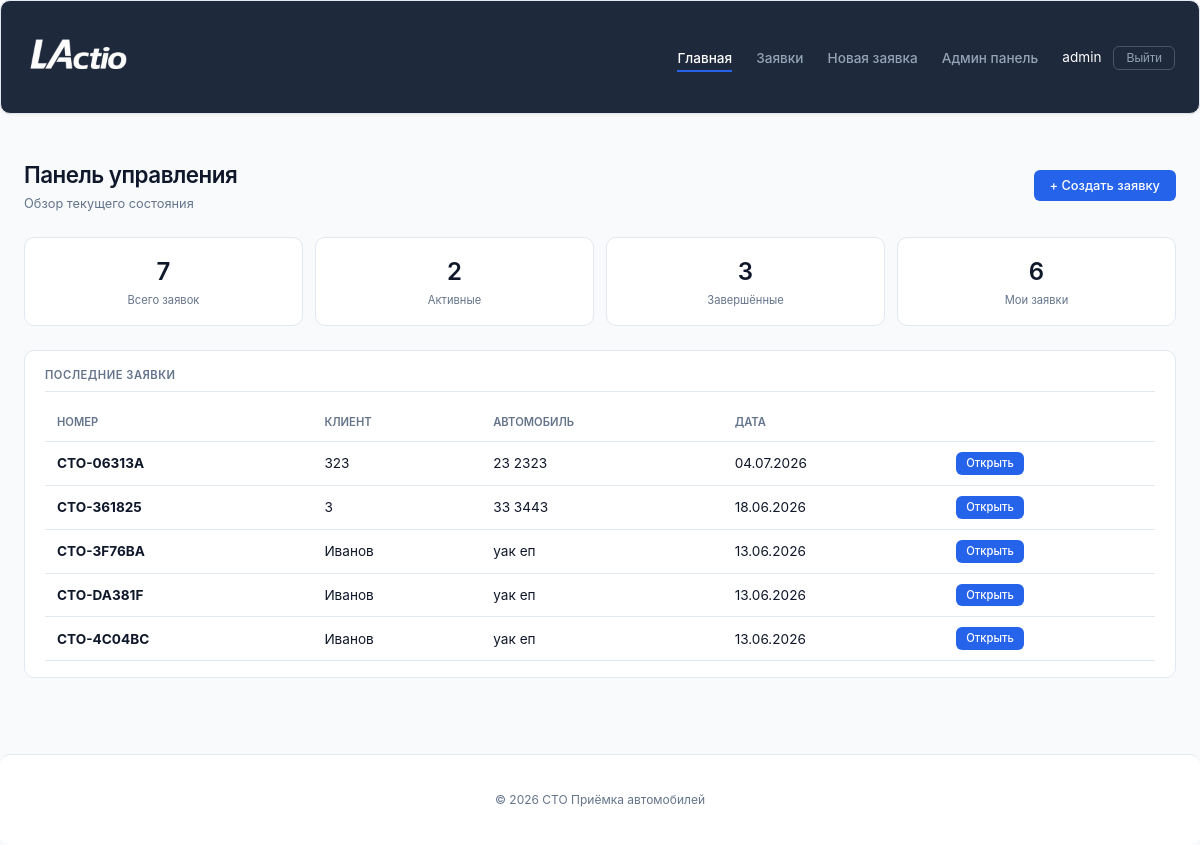
Page / (signed in) on the earlier database version.
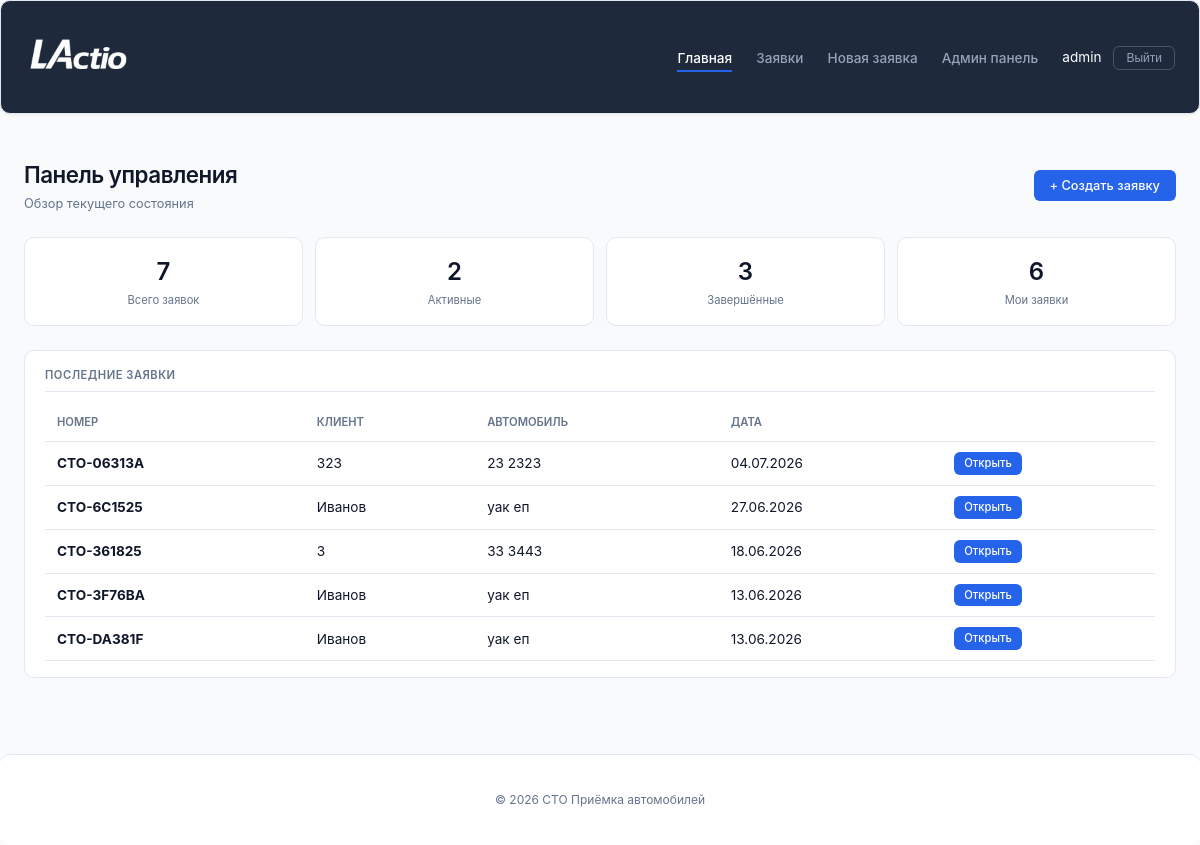
Same page on the later database version.
### service_reception/models.py (models this page shows, shortened)
class RepairRequest(models.Model):
    STATUS_CHOICES = [
        ('draft', 'Черновик'),
        ('active', 'Активна'),
        ('completed', 'Завершена'),
        ('cancelled', 'Отменена'),
    ]
    request_number = models.CharField(max_length=20, unique=True, editable=False)
    receptionist = models.ForeignKey(User, on_delete=models.CASCADE)
    reception_date = models.DateField()
    reception_time = models.TimeField()
    client_name = models.CharField(max_length=200)
    client_phone = models.CharField(max_length=20)
    car_brand = models.CharField(max_length=100)
    car_model = models.CharField(max_length=100)
    license_plate = models.CharField(max_length=20, blank=True)
    vin = models.CharField(max_length=17, blank=True)
    work_types = models.ManyToManyField('WorkType', blank=True)
    issue_description = models.TextField()
    notes = models.TextField(blank=True)
    dashboard_photo = models.ImageField(
        upload_to='dashboard/',
        blank=True,
        null=True,
        verbose_name='Фото приборной панели'
    )
    mileage = models.IntegerField(
        null=True,
        blank=True,
        verbose_name='Пробег (км)'
    )
    status = models.CharField(max_length=20, choices=STATUS_CHOICES, default='draft')

### service_reception/views.py (the view, shortened to what this page needs)
# urls.py: path('', views.home, name='home'),
def home(request):
    if request.user.is_authenticated:
        if request.user.is_staff:
            all_requests = RepairRequest.objects.all()
            my_requests = RepairRequest.objects.filter(receptionist=request.user)
            total_requests = all_requests.count()
            total_active = all_requests.filter(status='active').count()
            total_completed = all_requests.filter(status='completed').count()
            my_requests_count = my_requests.count()
            recent_requests = all_requests.order_by('-reception_date')[:5]
    else:
        total_requests = 0
        total_active = 0
        total_completed = 0
        my_requests_count = 0
        recent_requests = []
    context = {
        'total_requests': total_requests,
        'total_active': total_active,
        'total_completed': total_completed,
        'my_requests_count': my_requests_count,
        'recent_requests': recent_requests,
    }
    return render(request, 'reception/home.html', context)

### service_reception/templates/reception/home.html (shortened to what this page needs)
{% extends 'reception/base.html' %}
{% load static %}
{% block content %}
<div class="page_header">
    <div>
        <div class="title">Панель управления</div>
        <div class="subtitle">Обзор текущего состояния</div>
    </div>
    <div class="actions">
        <a href="{% url 'service_reception:request_create' %}" class="btn btn_primary">+ Создать заявку</a>
    </div>
</div>
<div class="stat_grid">
    <div class="stat_card">
        <div class="stat_card_number">{{ total_requests }}</div>
        <div class="stat_card_label">Всего заявок</div>
    </div>
    <div class="stat_card">
        <div class="stat_card_number">{{ total_active }}</div>
        <div class="stat_card_label">Активные</div>
    </div>
    <div class="stat_card">
        <div class="stat_card_number">{{ total_completed }}</div>
        <div class="stat_card_label">Завершённые</div>
    </div>
    <div class="stat_card">
        <div class="stat_card_number">{{ my_requests_count }}</div>
        <div class="stat_card_label">Мои заявки</div>
    </div>
</div>
<div class="card">
    <div class="card_header">Последние заявки</div>
    {% if recent_requests %}
    <div class="table_wrapper">
        <table class="data_table">
            <thead>
                <tr>
                    <th class="data_table_header">Номер</th>
                    <th class="data_table_header">Клиент</th>
                    <th class="data_table_header">Автомобиль</th>
                    <th class="data_table_header">Дата</th>
                    <th class="data_table_header"></th>
                </tr>
            </thead>
            <tbody>
                {% for req in recent_requests %}
                <tr>
                    <td class="data_table_cell"><strong>{{ req.request_number }}</strong></td>
                    <td class="data_table_cell">{{ req.client_name }}</td>
                    <td class="data_table_cell">{{ req.car_brand }} {{ req.car_model }}</td>
                    <td class="data_table_cell">{{ req.reception_date|date:"d.m.Y" }}</td>
                    <td class="data_table_cell">
                        <a href="{% url 'service_reception:request_detail' req.pk %}" class="btn btn_primary btn_small">Открыть</a>
                    </td>
                </tr>
                {% endfor %}
            </tbody>
        </table>
    </div>
    {% else %}
    <div class="empty_state">Нет заявок</div>
    {% endif %}
</div>
{% endblock %}

Differences in the rows shown:
no longer on this page (row unchanged): RepairRequest: request_number "СТО-4C04BC", client_name "Иванов", car_brand "уак", car_model "еп", reception_date "13.06.2026"
now on this page (row edited): RepairRequest: request_number "СТО-6C1525", client_name "Иванов", car_brand "уак", car_model "еп", reception_date "27.06.2026"
